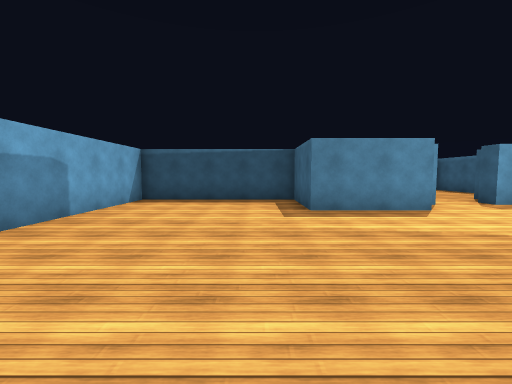
view 1 (above)

22 first-person views from a walk through a 3-D level made in the Unity game engine. The camera is 1.5 m above the floor, tilts 4° down and sees 90° across. The floor is counted in squares, 2 m on a side. Each view is taken from the middle of a square. On the plan, view 1 faces up. The plan holds only what a view shows up to about 9 squares ahead; the rest is blank. The place goes on beyond the plan. The player is left out. Surface patterns are stand-ins for the level's own textures.

view 2
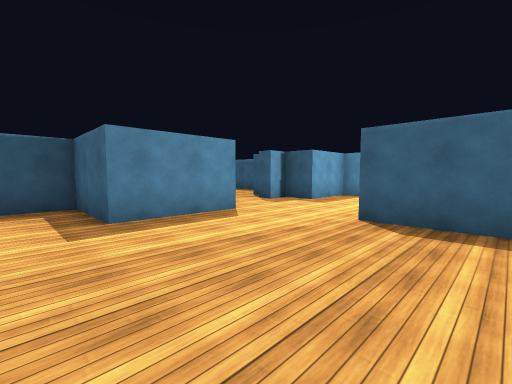

view 3
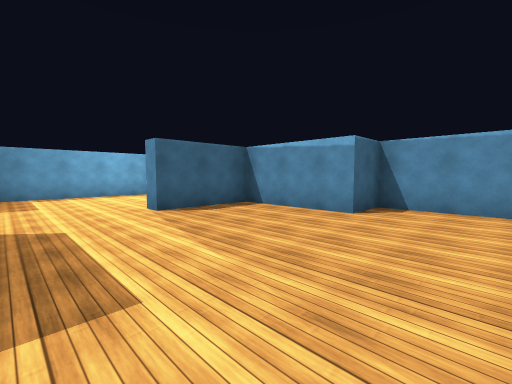

view 4
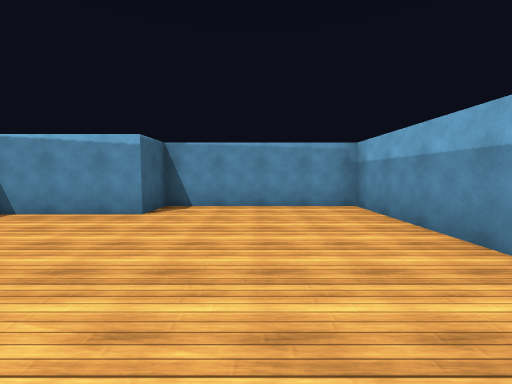

view 5
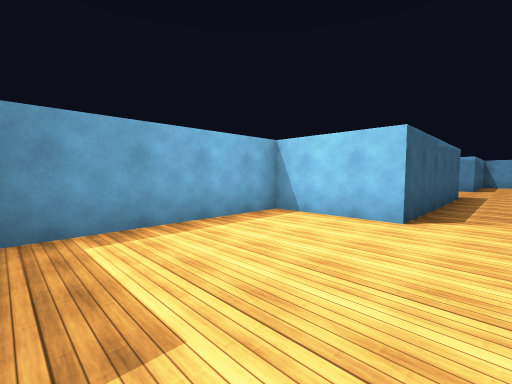

view 6
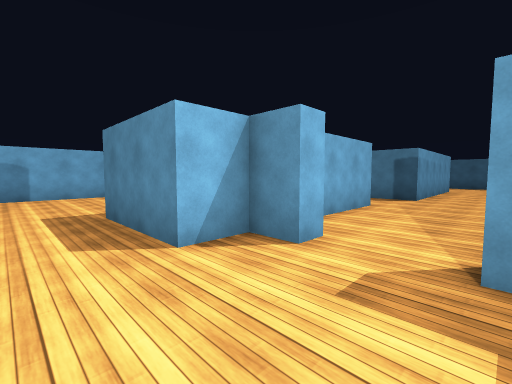

view 7
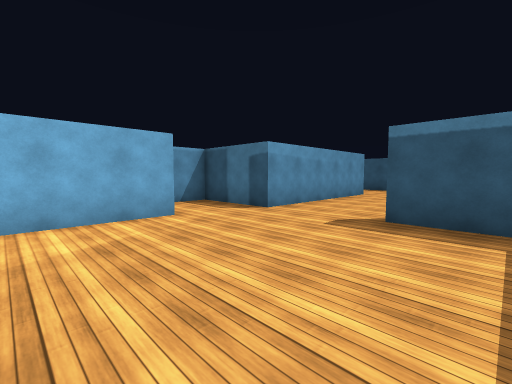

view 8
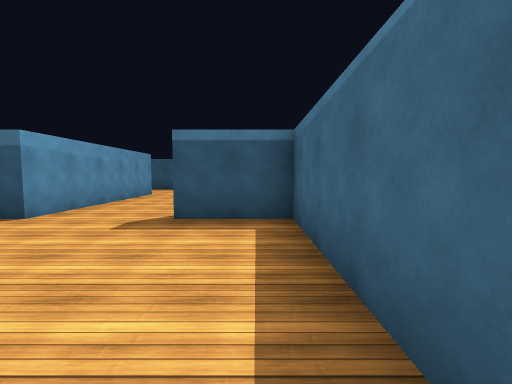

view 9
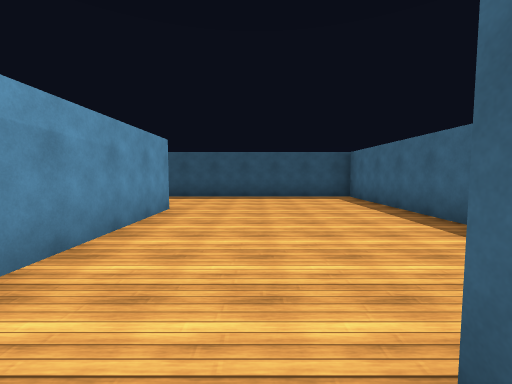

view 10
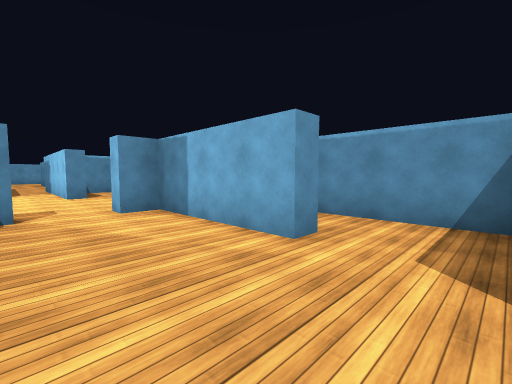

view 11
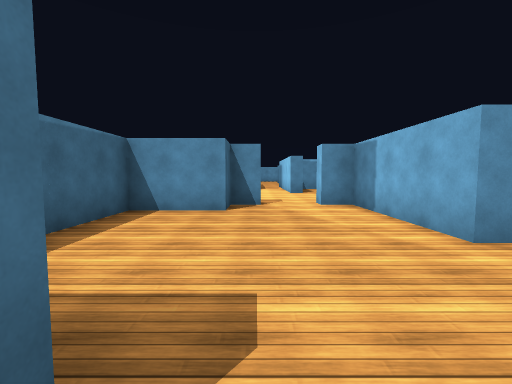

view 12
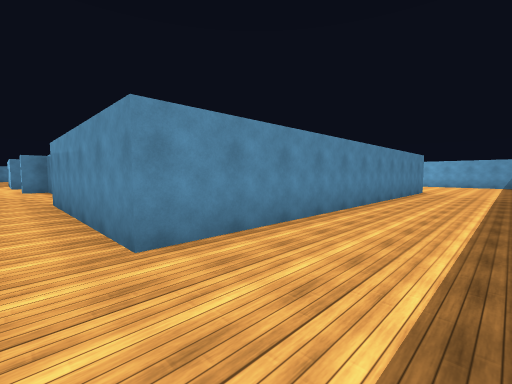

view 13
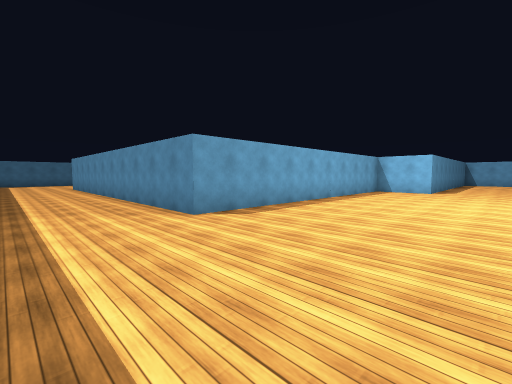

view 14
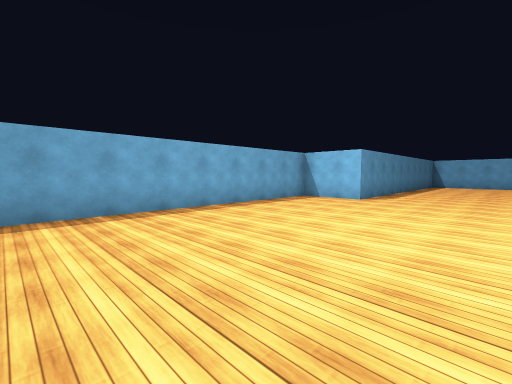

view 15
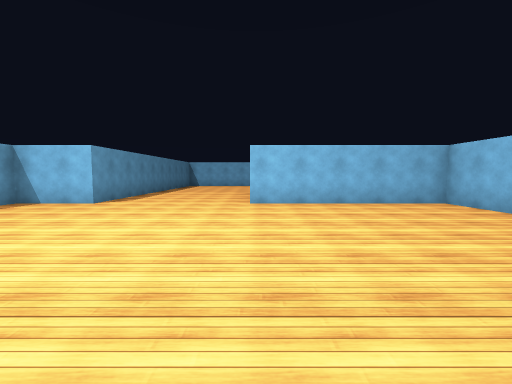

view 16
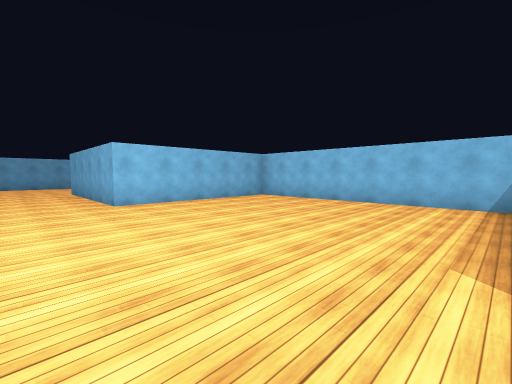

view 17
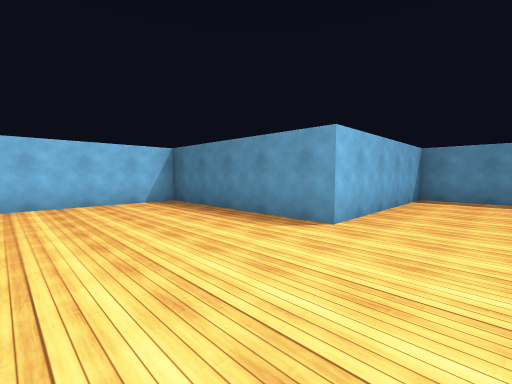

view 18
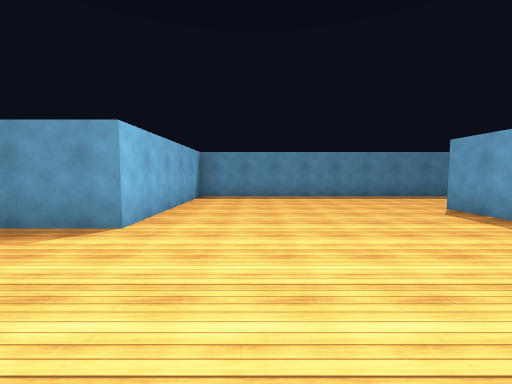

view 19
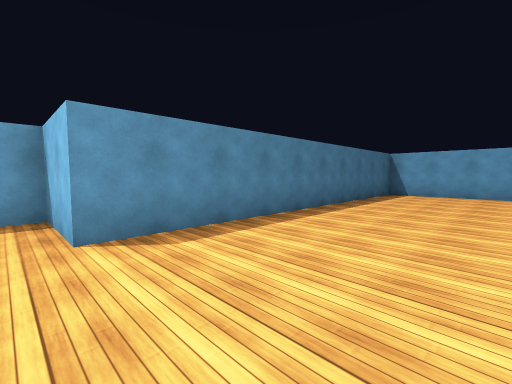

view 20
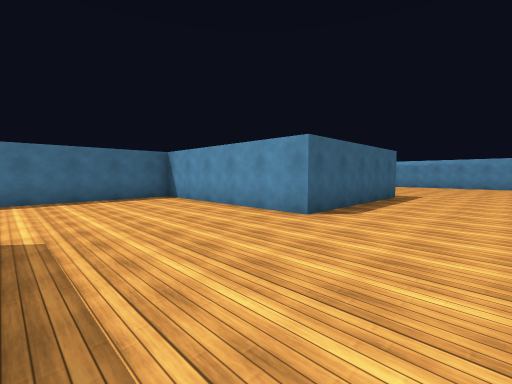

view 21
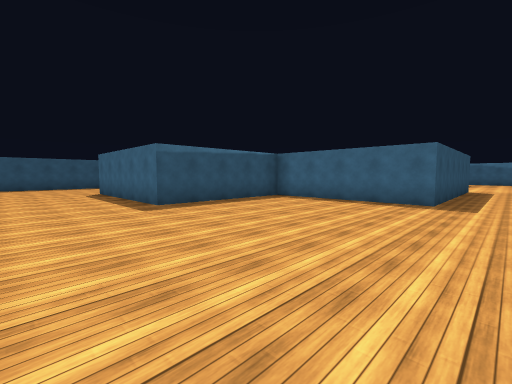

view 22
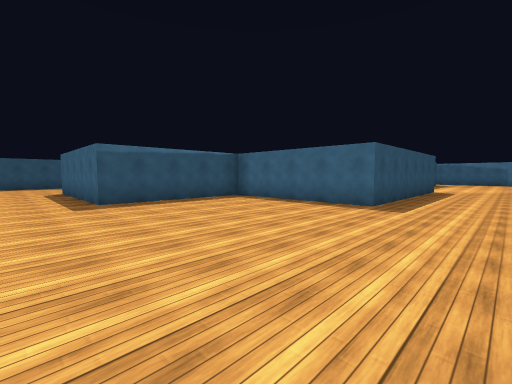

### Floor plan
Ten units are one square. View 1 is at (0, 0); x grows to the right and y downward. Boxes are objects, and circles mark ways between rooms. Rooms are numbered by the first view taken in them; rooms with no view inside come last. Other rooms are left out.
<svg viewBox="-184 -210 280 323">
<path fill="none" stroke="#000" d="M44 -68 44 -63 36 -63 36 -52 11 -52 11 -75 -33 -75 -33 10 11 10 11 -2 41 -2 41 -28 46 -28 46 -16M61 -7 86 -7 86 -52 66 -52 66 -63 59 -63M36 -103 36 -68 44 -68M59 -63 59 -68 66 -68 66 -78 86 -78 86 -123 66 -123M41 -135 41 -123M-45 -205 -128 -205 -128 -155 -179 -155 -179 -85 -128 -85 -128 -41M66 -123 66 -128M-54 108 -99 108 -99 60 -144 60 -144 10 -89 10 -89 -85 -69 -85 -69 -175 41 -175 41 -135M91 -158 91 -205 31 -205M30 -103 36 -103M41 -123 16 -123 16 -92"/>
<circle cx="50" cy="-60" r="3" fill="#2a7"/>
<circle cx="55" cy="-135" r="3" fill="#2a7"/>
<circle cx="30" cy="-115" r="3" fill="#2a7"/>
<text x="20" y="-30">1</text>
<text x="60" y="-100">2</text>
<text x="-90" y="-70">3</text>
<text x="20" y="-100">4</text>
</svg>
Room 1 opens to room 2. Room 2 opens to room 3. Room 2 opens to room 4.

Where each view was taken, in squares from view 1:
view 1: 0 up, 0 right, facing up
view 2: 1 up, 0 right, facing up-right
view 3: 5 up, 1 left, facing down-right
view 4: 5 up, 1 left, facing down
view 5: 5 up, 5 right, facing down-right
view 6: 4 up, 6 right, facing up-left
view 7: 8 up, 8 right, facing up-left
view 8: 8 up, 8 right, facing up
view 9: 12 up, 6 right, facing up
view 10: 12 up, 6 right, facing down-left
view 11: 13 up, 6 right, facing down
view 12: 20 up, 5 right, facing down-left
view 13: 20 up, 11 left, facing down-right
view 14: 16 up, 12 left, facing down-right
view 15: 15 up, 13 left, facing down
view 16: 15 up, 11 left, facing down-left
view 17: 12 up, 11 left, facing up-left
view 18: 12 up, 11 left, facing up
view 19: 9 up, 12 left, facing down-right
view 20: 3 up, 17 left, facing down-right
view 21: 12 down, 17 left, facing up-right
view 22: 13 down, 16 left, facing up-right
